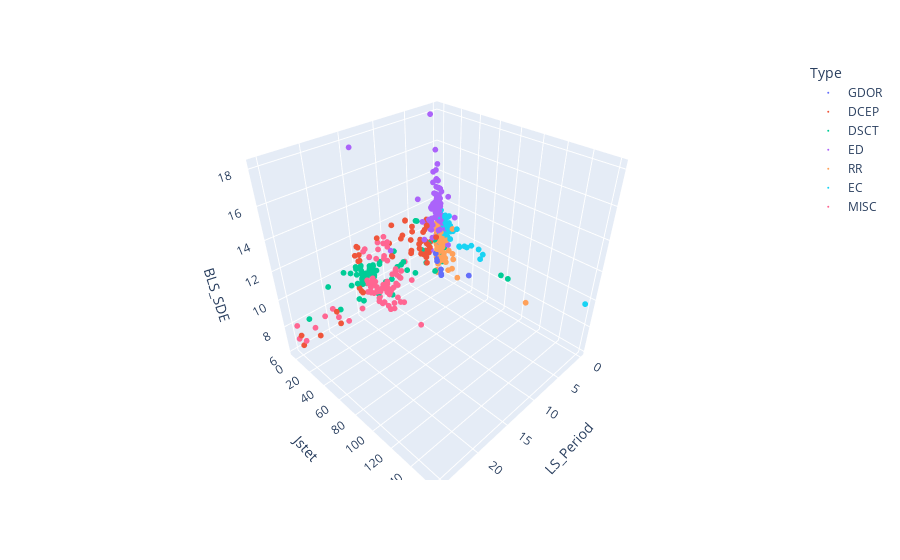

Write notebook code for a chart like this one.
### Code cell
test2new = test2[['LS_Period','Jstet','BLS_SDE']].apply(pd.to_numeric)

test = pd.concat([test2new,test2['Type']], axis=1)

fig = px.scatter_3d(test, x='LS_Period', y='Jstet', z='BLS_SDE', color='Type')

fig.update_traces(marker_size = 2)

fig.show()
